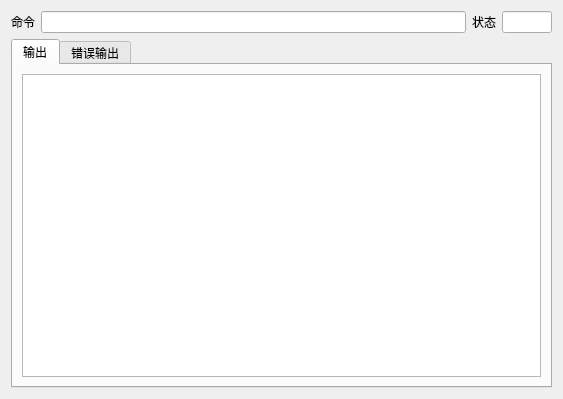
<?xml version="1.0" encoding="UTF-8"?>
<ui version="4.0">
 <class>LoadLevelerMonitor::ClientCommandWidget</class>
 <widget class="QWidget" name="LoadLevelerMonitor::ClientCommandWidget">
  <property name="geometry">
   <rect>
    <x>0</x>
    <y>0</y>
    <width>563</width>
    <height>399</height>
   </rect>
  </property>
  <property name="windowTitle">
   <string>Form</string>
  </property>
  <layout class="QGridLayout" name="gridLayout_3">
   <item row="0" column="0">
    <layout class="QHBoxLayout" name="horizontalLayout">
     <item>
      <widget class="QLabel" name="label">
       <property name="text">
        <string>命令</string>
       </property>
      </widget>
     </item>
     <item>
      <widget class="QLineEdit" name="command_edit"/>
     </item>
     <item>
      <widget class="QLabel" name="label_2">
       <property name="text">
        <string>状态</string>
       </property>
      </widget>
     </item>
     <item>
      <widget class="QLineEdit" name="status_edit">
       <property name="sizePolicy">
        <sizepolicy hsizetype="Fixed" vsizetype="Fixed">
         <horstretch>0</horstretch>
         <verstretch>0</verstretch>
        </sizepolicy>
       </property>
       <property name="maximumSize">
        <size>
         <width>50</width>
         <height>16777215</height>
        </size>
       </property>
      </widget>
     </item>
    </layout>
   </item>
   <item row="1" column="0">
    <widget class="QTabWidget" name="message_tab_widget">
     <property name="currentIndex">
      <number>0</number>
     </property>
     <widget class="QWidget" name="output_tab">
      <attribute name="title">
       <string>输出</string>
      </attribute>
      <layout class="QGridLayout" name="gridLayout_2">
       <item row="0" column="0">
        <widget class="QTextEdit" name="output_edit"/>
       </item>
      </layout>
     </widget>
     <widget class="QWidget" name="error_output_tab">
      <attribute name="title">
       <string>错误输出</string>
      </attribute>
      <layout class="QGridLayout" name="gridLayout">
       <item row="0" column="0">
        <widget class="QTextEdit" name="error_output_edit"/>
       </item>
      </layout>
     </widget>
    </widget>
   </item>
  </layout>
 </widget>
 <resources/>
 <connections/>
</ui>
